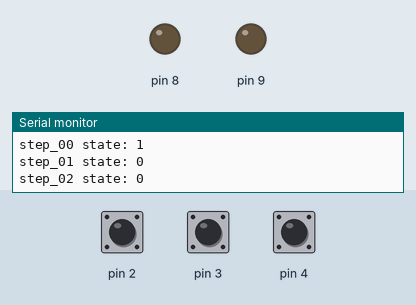
This sketch was run on a simulated Arduino Uno, built with avr-gcc and run on an emulated ATmega328P. On the bench: output pins drawn as LEDs (lit = HIGH), the last lines printed to the serial monitor. Inputs (shaded band) come from the test bench; at power-on: pin 2 HIGH, pin 3 HIGH, pin 4 HIGH.

Above: at 2.8 s.
2.9 s: pin 2 pulled LOW for 1.2 s
At 3.5 s:
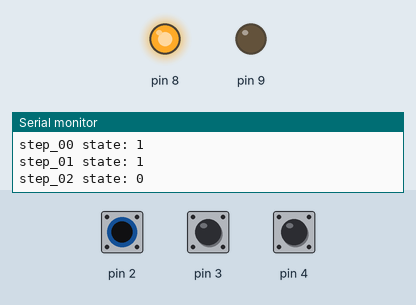
5.6 s: pin 3 pulled LOW for 1.2 s
At 7.9 s:
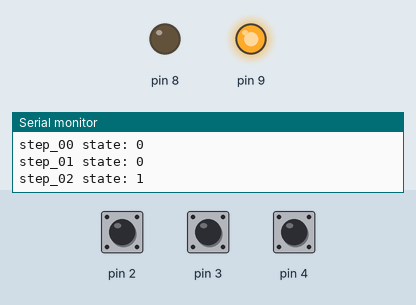
8.5 s: pin 4 pulled LOW for 1.2 s
At 9.4 s:
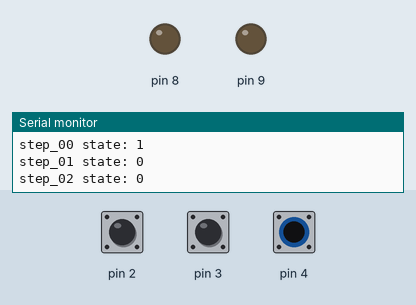
11.2 s: pin 2 pulled LOW for 3.2 s
At 13.0 s:
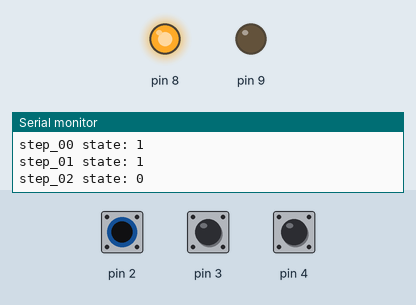
Timing chart, 0 to 14.5 s (numbered marks = the images above; inputs shaded):
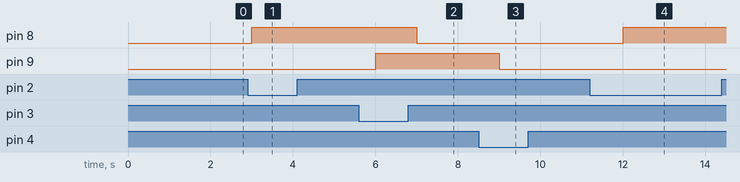

Measured:
- after the input at 2.9 s, pin 8: LOW → HIGH after 0.10 s
- after the input at 5.6 s, pin 8: HIGH → LOW after 1.4 s; pin 9: LOW → HIGH after 0.40 s
- after the input at 8.5 s, pin 9: HIGH → LOW after 0.51 s
- after the input at 11.2 s, pin 8: LOW → HIGH after 0.81 s

The sketch:

SFC_Arduino_Example1.ino
```cpp
// list variables according to number of steps
bool step_00 = 1;
bool step_01 = 0;
bool step_02 = 0;

void setup() {
  // define inputs and outputs used
  pinMode(2, INPUT_PULLUP);
  pinMode(3, INPUT_PULLUP);
  pinMode(4, INPUT_PULLUP);
  pinMode(8, OUTPUT);
  pinMode(9, OUTPUT);

  Serial.begin(9600);
}

void loop() {
  // perform input readings
  bool i2 = !digitalRead(2);
  bool i3 = !digitalRead(3);
  bool i4 = !digitalRead(4);

  //implement activation and deactivation functions of each step of the SFC
  if (step_02 && i4) {
    step_00 = 1;
  }
  else if (step_01) {
    step_00 = 0;
  }

  if (step_00 && i2) {
    step_01 = 1;
  }
  else if (step_02) {
    step_01 = 0;
  }

  if (step_01 && i3) {
    step_02 = 1;
  }
  else if (step_00) {
    step_02 = 0;
  }

  Serial.print("step_00 state: ");
  Serial.println(step_00);
  Serial.print("step_01 state: ");
  Serial.println(step_01);
  Serial.print("step_02 state: ");
  Serial.println(step_02);

  // switch outputs according to the actions associated with each step
  digitalWrite(8, step_01);
  digitalWrite(9, step_02);

  delay (1000);
}
```
